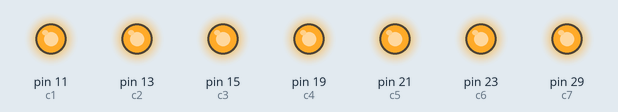
A program run on a simulated Raspberry Pi (header pin numbers). Parts: output pins drawn as LEDs (lit = HIGH). At 25.0 s the program stops and its outputs stay as they are.

Above: at 0.1 s.
At 3.3 s:
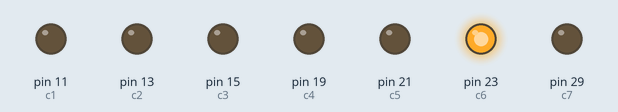
At 6.3 s:
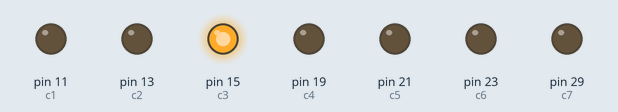
At 12.5 s:
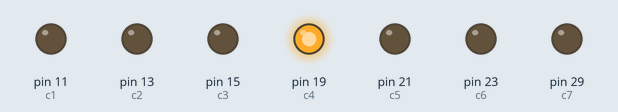
At 18.7 s:
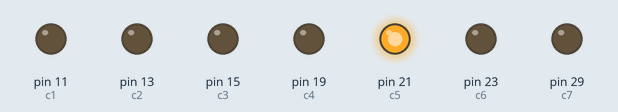
At 25.1 s:
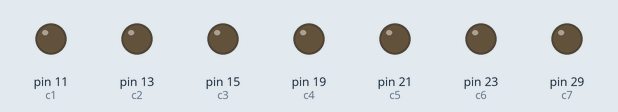
Timing chart, 0 to 26.5 s (numbered marks = the images above):
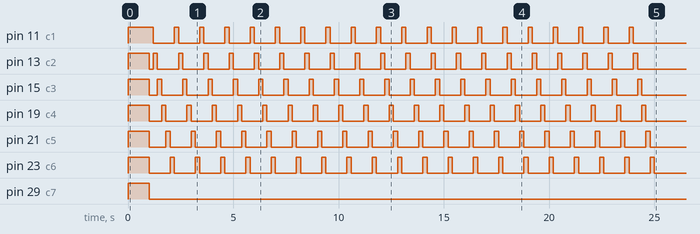

Measured:
- by itself, pin 11 (c1): repeats every 1.2 s: LOW 1.0 s, HIGH 0.20 s, until it stays LOW from 24.0 s
- by itself, pin 13 (c2): goes HIGH 1.0 s, LOW 0.20 s, 19 × (HIGH 0.20 s, LOW 1.0 s), HIGH 0.20 s, then LOW
- by itself, pin 15 (c3): goes HIGH 1.0 s, LOW 0.40 s, 19 × (HIGH 0.20 s, LOW 1.0 s), HIGH 0.20 s, then LOW
- by itself, pin 19 (c4): goes HIGH 1.0 s, LOW 0.60 s, 19 × (HIGH 0.20 s, LOW 1.0 s), HIGH 0.20 s, then LOW
- by itself, pin 21 (c5): goes HIGH 1.0 s, LOW 0.80 s, 19 × (HIGH 0.20 s, LOW 1.0 s), HIGH 0.20 s, then LOW
- by itself, pin 23 (c6): repeats every 1.2 s: LOW 1.0 s, HIGH 0.20 s
- by itself, pin 29 (c7): LOW → HIGH at 0.00 s, → LOW 1.0 s later

The program:

digital_loop.py
```python
#!/usr/bin/env python
# encoding: utf-8

import RPi.GPIO as GPIO
import time

GPIO.setmode(GPIO.BOARD)

c1 = 11
c2 = 13
c3 = 15
c4 = 19
c5 = 21
c6 = 23
c7 = 29

GPIO.setup(c1, GPIO.OUT)
GPIO.setup(c2, GPIO.OUT)
GPIO.setup(c3, GPIO.OUT)
GPIO.setup(c4, GPIO.OUT)
GPIO.setup(c5, GPIO.OUT)
GPIO.setup(c6, GPIO.OUT)
GPIO.setup(c7, GPIO.OUT)

GPIO.output([c1,c2,c3,c4,c5,c6,c7], 1)
time.sleep(1)
GPIO.output([c1,c2,c3,c4,c5,c6,c7], 0)

for i in range(0, 20):
    GPIO.output(c1, 1)
    GPIO.output([c2,c3,c4,c5,c6,c7], 0)
    time.sleep(0.2)
    GPIO.output(c2, 1)
    GPIO.output([c1,c3,c4,c5,c6,c7], 0)
    time.sleep(0.2)
    GPIO.output(c3, 1)
    GPIO.output([c1,c2,c4,c5,c6,c7], 0)
    time.sleep(0.2)
    GPIO.output(c4, 1)
    GPIO.output([c1,c2,c3,c5,c6,c7], 0)
    time.sleep(0.2)
    GPIO.output(c5, 1)
    GPIO.output([c1,c2,c3,c4,c6,c7], 0)
    time.sleep(0.2)
    GPIO.output(c6, 1)
    GPIO.output([c1,c2,c3,c4,c5,c7], 0)
    time.sleep(0.2)
    # GPIO.output(c7, 1)
    # GPIO.output([c1,c2,c3,c4,c5,c6], 0)
    # time.sleep(0.2)

GPIO.output([c1,c2,c3,c4,c5,c6,c7], 0)
GPIO.cleanup()
```
